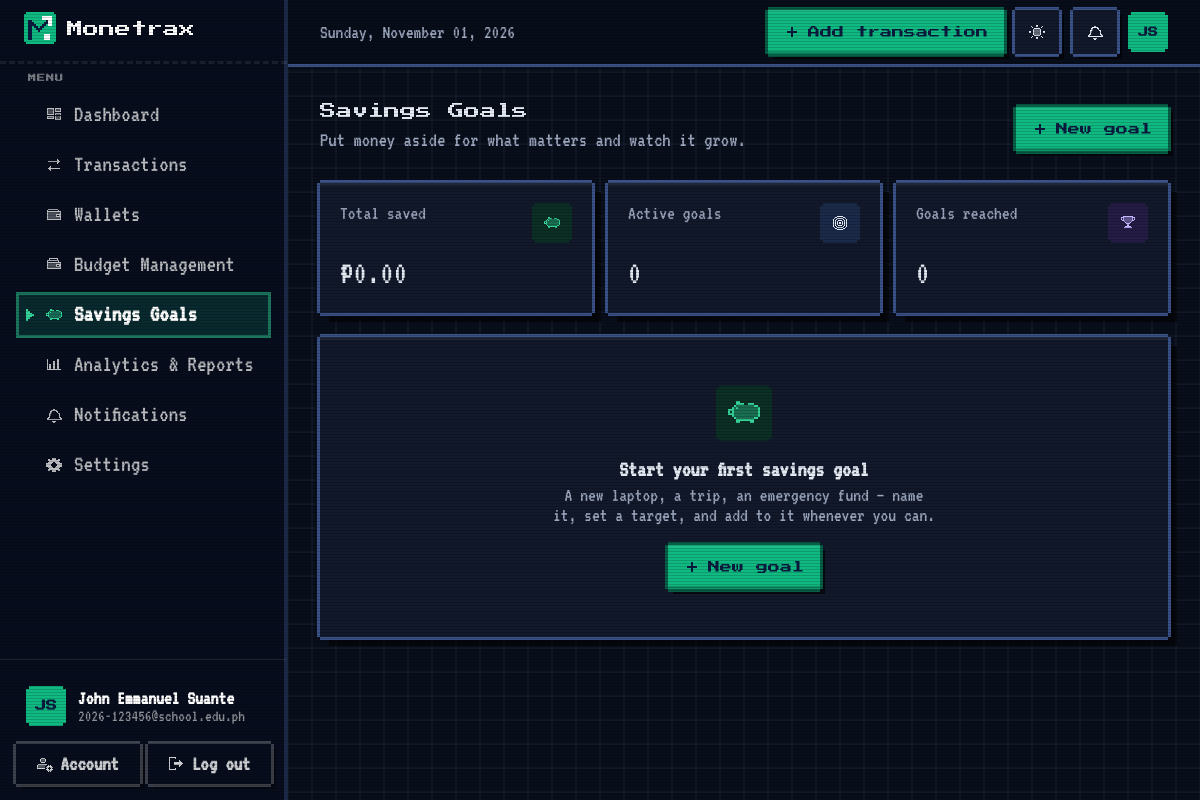
/savings/ (signed in), run on the app's committed database.
### models.py (models this page shows, shortened)
class User(UserMixin, db.Model):
    __tablename__ = "users"
    id: Mapped[int] = mapped_column(Integer, primary_key=True)
    full_name: Mapped[str] = mapped_column(String(80))
    email: Mapped[str] = mapped_column(String(254), unique=True, index=True)
    password_hash: Mapped[str] = mapped_column(String(255))
    school: Mapped[Optional[str]] = mapped_column(String(120))
    program: Mapped[Optional[str]] = mapped_column(String(120))
    year_level: Mapped[Optional[str]] = mapped_column(String(30))
    currency: Mapped[str] = mapped_column(String(3), default="PHP")
    budget_alerts: Mapped[bool] = mapped_column(Boolean, default=True)
    savings_alerts: Mapped[bool] = mapped_column(Boolean, default=True)
    theme: Mapped[str] = mapped_column(String(10), default="system", server_default="system")
    created_at: Mapped[datetime] = mapped_column(DateTime, default=utcnow)
    last_login_at: Mapped[Optional[datetime]] = mapped_column(DateTime)
    categories = relationship("Category", back_populates="user", cascade="all, delete-orphan", lazy="dynamic")
    transactions = relationship("Transaction", back_populates="user", cascade="all, delete-orphan", lazy="dynamic")
    budgets = relationship("Budget", back_populates="user", cascade="all, delete-orphan", lazy="dynamic")
    goals = relationship("SavingsGoal", back_populates="user", cascade="all, delete-orphan", lazy="dynamic")
    notifications = relationship("Notification", back_populates="user", cascade="all, delete-orphan", lazy="dynamic")
    wallets = relationship("Wallet", back_populates="user", cascade="all, delete-orphan", lazy="dynamic")
    recurring = relationship("RecurringRule", back_populates="user", cascade="all, delete-orphan", lazy="dynamic")
    @property
    def initials(self) -> str:
        parts = [p for p in (self.full_name or "").split() if p]
        if not parts:
            return "?"
        return (parts[0][0] + (parts[-1][0] if len(parts) > 1 else "")).upper()

### savings.py (the view)
@savings_bp.route("/")
@login_required
def index():
    ref = today()
    goals = finance.goals_for(current_user.id)
    active = [g for g in goals if not g.is_complete]
    done = [g for g in goals if g.is_complete]
    total_saved = finance.total_savings(current_user.id)
    total_target = sum((g.target_amount for g in active), 0)
    paces = {g.id: finance.goal_pace(g, ref) for g in active}
    return render_template("savings/index.html", active=active, done=done, paces=paces,
                           total_saved=total_saved, total_target=total_target,
                           contrib_errors={}, open_goal=None)

### templates/savings/index.html (shortened to what this page needs)
{% extends "layouts/app.html" %}
{% block content %}
{% call c.page_header("Savings Goals", "Put money aside for what matters and watch it grow.") %}
  <a href="{{ url_for('savings.form') }}" class="mx-btn-primary">New goal</a>
{% endcall %}
<section class="grid grid-cols-1 gap-4 sm:grid-cols-3" aria-label="Savings summary">
  {{ c.stat_card("Total saved", total_saved|money, "piggy-bank", "mint") }}
  {{ c.stat_card("Active goals", active|length, "target", "navy", (total_target|money) ~ " in targets" if active else None) }}
  {{ c.stat_card("Goals reached", done|length, "trophy", "violet") }}
</section>
{% if active or done %}
  <section class="mt-6 grid grid-cols-1 gap-4 lg:grid-cols-2" aria-label="Active goals">
    {% for g in active %}
      {% set pace = paces[g.id] %}
      <article id="goal-{{ g.id }}" class="mx-card p-5 sm:p-6">
        <div class="flex items-start gap-3">
          <span class="mx-tile mx-tile-mint h-11 w-11 rounded-2xl" aria-hidden="true"><i data-lucide="{{ g.icon }}"></i></span>
          <div class="min-w-0 flex-1">
            <h2 class="truncate text-base font-bold">{{ g.name }}</h2>
            <p class="text-xs text-ink-500">
              {% if g.target_date %}Target {{ g.target_date.strftime('%b %d, %Y') }}{% else %}No target date{% endif %}
            </p>
          </div>
          <div class="flex gap-1">
            <a href="{{ url_for('savings.form', goal_id=g.id) }}" class="mx-icon-btn-sm" aria-label="Edit {{ g.name }}" title="Edit"><i data-lucide="pencil"></i></a>
            {{ c.delete_form(url_for('savings.delete', goal_id=g.id), "Delete this goal?",
                             "“" ~ g.name ~ "” and its saving history will be removed.", "Delete " ~ g.name) }}
          </div>
        </div>
        <div class="mt-5 flex items-end justify-between gap-2">
          <p class="text-2xl font-extrabold tabular-nums" data-count>{{ g.saved_amount|money }}</p>
          <p class="pb-0.5 text-sm text-ink-500 tabular-nums">of {{ g.target_amount|money }} · <span class="font-semibold text-navy-900">{{ g.percent|round|int }}%</span></p>
        </div>
        <div class="mt-3">{{ c.progress(g.percent, "goal", g.name ~ " progress") }}</div>
        <p class="mt-3 text-sm text-ink-500">
          {{ g.remaining_amount|money }} to go
          {% if pace %}
            {% if pace.overdue %}· <span class="font-medium text-[#B42318]">target date passed</span>
            {% else %}· about <span class="font-semibold text-navy-900">{{ pace.per_week|money }}/week</span> for {{ pace.days_left }} more day{{ 's' if pace.days_left != 1 }}{% endif %}
          {% endif %}
        </p>
        <form method="post" action="{{ url_for('savings.contribute', goal_id=g.id) }}" class="mt-5 rounded-2xl bg-canvas p-3 sm:p-4" novalidate>
          <input type="hidden" name="csrf_token" value="{{ csrf_token() }}">
          <div class="flex flex-col gap-2 sm:flex-row">
            <div class="relative sm:w-36">
              <label for="dir-{{ g.id }}" class="sr-only">Add or withdraw</label>
              <select id="dir-{{ g.id }}" name="direction" class="mx-control mx-select">
                <option value="add">Add</option>
                <option value="withdraw" {% if not g.saved_amount %}disabled{% endif %}>Withdraw</option>
              </select>
              <i data-lucide="chevron-down" class="mx-select-caret" aria-hidden="true"></i>
            </div>
            <div class="relative flex-1">
              <label for="amt-{{ g.id }}" class="sr-only">Amount</label>
              <span class="mx-prefix" aria-hidden="true">{{ currency_symbol }}</span>
              <input id="amt-{{ g.id }}" name="amount" inputmode="decimal" placeholder="0.00" class="mx-control has-prefix" data-money required>
            </div>
            <button type="submit" class="mx-btn-primary"><i data-lucide="plus"></i>Save</button>
          </div>
        </form>
        {% if g.contributions %}
          <details class="mx-details mt-4">
            <summary>History ({{ g.contributions|length }})</summary>
            <ul class="mt-2 divide-y divide-ink-100">
              {% for ct in g.contributions[:12] %}
                <li class="flex items-center gap-3 py-2 text-sm">
                  <span class="w-20 text-ink-500">{{ ct.date.strftime('%b %d') }}</span>
                  <span class="flex-1 truncate text-ink-500">{{ ct.note or ('Deposit' if ct.amount > 0 else 'Withdrawal') }}</span>
                  <span class="font-semibold tabular-nums {{ 'text-mint-700' if ct.amount > 0 else 'text-[#B42318]' }}">{{ ct.amount|money(signed=True) }}</span>
                  {{ c.delete_form(url_for('savings.delete_contribution', cid=ct.id), "Remove this entry?",
                                   "Your saved total for " ~ g.name ~ " will be recalculated.", "Remove entry") }}
                </li>
              {% endfor %}
            </ul>
          </details>
        {% endif %}
      </article>
    {% endfor %}
  </section>
  {% if done %}
    <h2 class="mx-h2 mb-3 mt-10">Goals reached</h2>
    <section class="grid grid-cols-1 gap-4 md:grid-cols-2 xl:grid-cols-3" aria-label="Completed goals">
      {% for g in done %}
        <article id="goal-{{ g.id }}" class="mx-card flex items-center gap-3 p-4">
          <span class="mx-tile mx-tile-mint h-10 w-10" aria-hidden="true"><i data-lucide="trophy"></i></span>
          <div class="min-w-0 flex-1">
            <p class="truncate font-semibold">{{ g.name }}</p>
            <p class="text-xs text-ink-500">{{ g.saved_amount|money }} saved{% if g.completed_at %} · {{ g.completed_at.strftime('%b %d, %Y') }}{% endif %}</p>
          </div>
          <a href="{{ url_for('savings.form', goal_id=g.id) }}" class="mx-icon-btn-sm" aria-label="Edit {{ g.name }}"><i data-lucide="pencil"></i></a>
          {{ c.delete_form(url_for('savings.delete', goal_id=g.id), "Delete this goal?",
                           "“" ~ g.name ~ "” and its saving history will be removed.", "Delete " ~ g.name) }}
        </article>
      {% endfor %}
    </section>
  {% endif %}
{% else %}
  <section class="mx-card mt-6">
    {{ c.empty_state("piggy-bank", "Start your first savings goal",
                     "A new laptop, a trip, an emergency fund — name it, set a target, and add to it whenever you can.",
                     url_for('savings.form'), "New goal") }}
  </section>
{% endif %}
{% endblock %}

### templates/layouts/app.html (shortened to what this page needs)
{% extends "base.html" %}
{% import "components/_ui.html" as ui %}
{% import "components/_app.html" as c %}
{% block head %}
  <link rel="stylesheet" href="{{ url_for('static', filename='css/app.css') }}">
{% endblock %}
{% block body %}
<div class="min-h-full lg:pl-72">
  <aside id="sidebar" class="mx-sidebar" aria-label="Main navigation">
    <div class="flex h-16 flex-none items-center justify-between px-6">
      <a href="{{ url_for('dashboard.index') }}" class="rounded-lg focus-visible:outline focus-visible:outline-2 focus-visible:outline-mint-400">{{ ui.logo("light", 32) }}</a>
    </div>
    <nav class="flex-1 overflow-y-auto px-4 pb-4 pt-2">
      <p class="mb-2 px-3 text-[11px] font-semibold uppercase tracking-wider text-white/40">Menu</p>
      <ul class="space-y-1">
        {% for endpoint, label, icon in nav_items %}
          {% set active = request.endpoint and request.endpoint.split('.')[0] == endpoint.split('.')[0] %}
          <li>
            <a href="{{ url_for(endpoint) }}" class="mx-nav{% if active %} is-active{% endif %}" {% if active %}aria-current="page"{% endif %}>
              <i data-lucide="{{ icon }}"></i><span>{{ label }}</span>
            </a>
          </li>
        {% endfor %}
      </ul>
    </nav>
    <div class="flex-none border-t border-white/10 p-4">
      <a href="{{ url_for('settings.index', section='profile') }}" class="mx-profile">
        <span class="mx-avatar">{{ current_user.initials }}</span>
        <span class="min-w-0 flex-1">
          <span class="block truncate text-sm font-semibold text-white">{{ current_user.full_name }}</span>
          <span class="block truncate text-xs text-white/55">{{ current_user.school or current_user.email }}</span>
        </span>
      </a>
      <div class="mt-2 grid grid-cols-2 gap-2">
        <a href="{{ url_for('settings.index', section='security') }}" class="mx-side-btn">Account</a>
        <form method="post" action="{{ url_for('auth.logout') }}">
          <button type="submit" class="mx-side-btn w-full">Log out</button>
        </form>
      </div>
    </div>
  </aside>
  <header class="mx-topbar sticky top-0 z-30 border-b border-ink-200/70 bg-canvas/85 backdrop-blur">
    <div class="mx-auto flex h-16 max-w-7xl items-center gap-3 px-4 sm:px-6 lg:px-8">
      <p class="min-w-0 flex-1 truncate text-sm font-medium text-ink-500"><span class="hidden sm:inline">{{ today.strftime('%A, ') if today }}</span>{{ today.strftime('%B %d, %Y') if today }}</p>
      <div class="ml-auto flex flex-none items-center gap-2">
        <span class="hidden sm:flex"><a href="{{ url_for('transactions.create', next=request.path) }}" class="mx-btn-primary">Add transaction</a></span>
        <button type="button" class="mx-theme-toggle" data-theme-toggle aria-pressed="false" aria-label="Switch to dark mode" title="Dark mode">
        </button>
        <a href="{{ url_for('notifications.index') }}" class="mx-icon-square relative" aria-label="Notifications{% if unread_notifications %}, {{ unread_notifications }} unread{% endif %}">
        </a>
        <a href="{{ url_for('settings.index') }}" class="mx-avatar mx-avatar-sm" aria-label="Settings">{{ current_user.initials }}</a>
      </div>
    </div>
  </header>
  <main id="main" class="mx-app-main mx-auto max-w-7xl px-4 pb-16 pt-6 sm:px-6 lg:px-8 lg:pt-8">
    {% block content %}{% endblock %}
  </main>
</div>
{% endblock %}

### data on the page
User: initials "JS", full_name "John Emmanuel Suante", school+email "2026-123456@school.edu.ph"

### other printed values
{{ label }} "Dashboard" "Transactions" "Wallets" "Budget Management" "Savings Goals" "Analytics & Reports" "Notifications" "Settings"
{{ today.strftime('%A, ') if today }} "Sunday,"
{{ today.strftime('%B %d, %Y') if today }} "November 01, 2026"
{{ title }} "Savings Goals"
{{ subtitle }} "Put money aside for what matters and watch it grow."
{{ label }} "Total saved Active goals Goals reached"
{{ value }} "₱0.00 0 0"
{{ title }} "Start your first savings goal"
{{ text }} "A new laptop, a trip, an emergency fund — name it, set a target, and add to it whenever you can."
{{ action_label }} "New goal"
